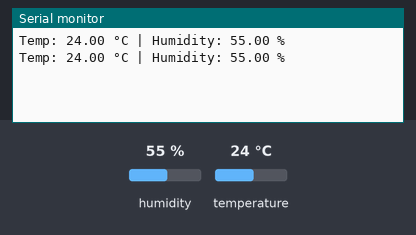
Recording of a sketch running on a simulated ESP32. On the bench: the last lines printed to the serial monitor. The inputs (shaded band) are chosen by the test bench; at power-on: humidity 55 %, temperature 24 °C.

Above: at 5.8 s.
5.9 s: humidity set to 22 %
At 10.5 s:
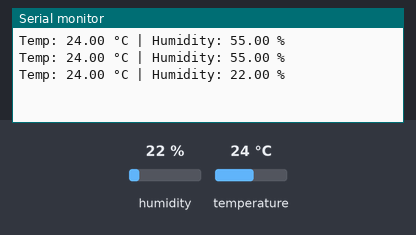
11.9 s: temperature set to 12 °C
At 15.6 s:
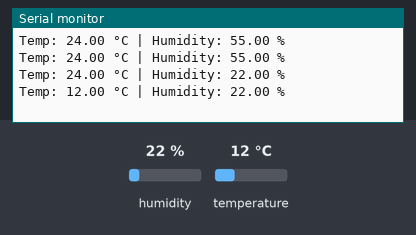
17.9 s: humidity set to 40 %
At 20.8 s:
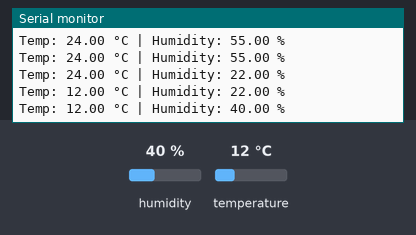
Timing chart, 0 to 22.3 s (numbered marks = the images above; inputs shaded):
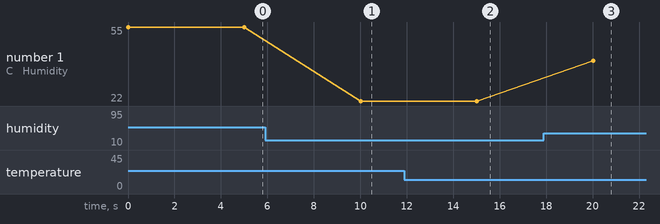

The sketch:

esp32_sensor_node.ino
```cpp
// esp32_sensor_node.ino
#include <DHT.h>

#define DHTPIN 4
#define DHTTYPE DHT22

DHT dht(DHTPIN, DHTTYPE);

void setup() {
  Serial.begin(115200);
  dht.begin();
}

void loop() {
  float temp = dht.readTemperature();
  float hum  = dht.readHumidity();

  if (isnan(temp) || isnan(hum)) {
    Serial.println("Sensor read failed");
    delay(2000);
    return;
  }

  Serial.print("Temp: ");
  Serial.print(temp);
  Serial.print(" °C | Humidity: ");
  Serial.print(hum);
  Serial.println(" %");

  delay(5000); // duty-cycled sensing
}
```

Measured:
- after the input at 5.9 s, the serial monitor: prints a new line after 4.1 s (image 1)
- after the input at 11.9 s, the serial monitor: prints a new line after 3.1 s (image 2)
- after the input at 17.9 s, the serial monitor: prints a new line after 2.1 s (image 3)
- plotted number 1: 55 → 22 after the input at 5.9 s, 22 → 40 after the input at 17.9 s
